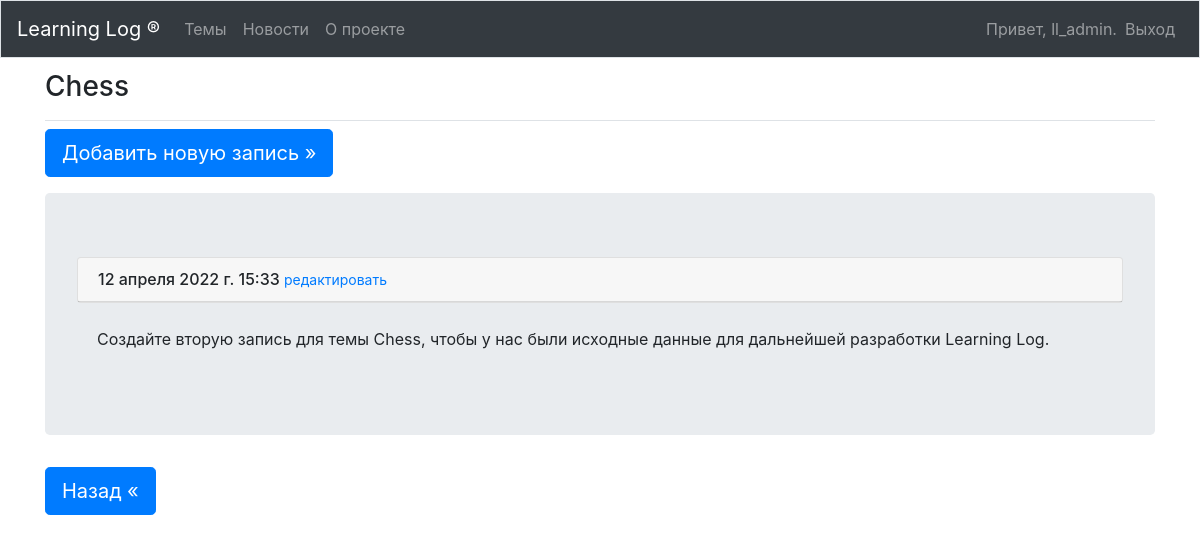
The page /topics/3/ (signed in) on the database its author committed.
### learning_logs/models.py (models this page shows, shortened)
class Topic(models.Model):
    text = models.CharField(max_length=200)
    date_added = models.DateTimeField(auto_now_add=True)
    owner = models.ForeignKey(User, on_delete=models.CASCADE)
    def __str__(self):
        return self.text

class Entry(models.Model):
    topic = models.ForeignKey(Topic, on_delete=models.CASCADE)
    text = models.TextField()
    date_added = models.DateTimeField(auto_now_add=True)
    class Meta:
        verbose_name_plural = 'entries'

### learning_logs/views.py (the view)
# urls.py: path('topics/<int:topic_id>/', views.topic, name='topic'),
@login_required
def topic(request, topic_id):
    topic = models.Topic.objects.get(id=topic_id)
    logic.check_topic_owner(request, topic)
    entries = topic.entry_set.order_by('-date_added')
    context = {'topic': topic, 'entries': entries}
    return render(request, 'learning_logs/topic.html', context)

### learning_logs/logic.py (called while the page is built)
def check_topic_owner(request, value):
    if value.owner != request.user:
        raise Http404

### learning_logs/templates/learning_logs/topic.html (shortened to what this page needs)
{% extends 'learning_logs/base.html' %}
{% block page_header %}
    <h3>{{ topic }}</h3>
{% endblock page_header %}
{% block content %}
    <p>
        <a class="btn btn-lg btn-primary" href="{% url 'learning_logs:new_entry' topic.id %}"
       role="button">Добавить новую запись &raquo;</a>
    </p>
    <div class='jumbotron'>
     {% for el in entries %}
        <div class="card mb-1">
           <h6 class="card-header">
               {{ el.date_added }}
               <small>
                   <a href="{% url 'learning_logs:edit_entry' el.id %}"> редактировать</a>
               </small>
           </h6>
        </div>
        <div class="card-body">
            {{ el.text }}
        </div>
     {% empty %}
        <div class="card-header">
            <h5>Записи еще не добавлены</h5>
        </div>
     {% endfor %}
    </div>
    <p>
        <a class="btn btn-lg btn-primary" href="{% url 'learning_logs:topics' %}"
       role="button">Назад &laquo;</a>
    </p>
{% endblock content %}

### learning_logs/templates/learning_logs/base.html (shortened to what this page needs)
{% load bootstrap4 %}
<!doctype html>
<html lang="ru">
 <head>
     {% bootstrap_css %}
 </head>
 <body>
    <nav class="navbar navbar-expand-md fixed-top navbar-dark position-fix bg-dark mb-4 border">
        <a class="navbar-brand" href="{% url 'learning_logs:index' %}">Learning Log &reg;
        </a>
        <div class="collapse navbar-collapse" id="navbarCollapse">
            <ul class="navbar-nav mr-auto">
                <li class="nav-item">
                    <a class="nav-link" href="{% url 'learning_logs:topics' %}">Темы</a>
                </li>
                <li class="nav-item">
                    <a class="nav-link" href="{% url 'learning_logs:articles' %}">Новости</a>
                </li>
                <li class="nav-item">
                    <a class="nav-link" href="{% url 'learning_logs:feedback' %}">О проекте</a>
                </li>
            </ul>
            <ul class="navbar-nav ml-auto">
                {% if user.is_authenticated %}
                  <li class="nav-item">
                      <span class="navbar-text">Привет, {{ user.username }}.</span>
                  </li>
                  <li class="nav-item">
                      <a class="nav-link" href="{% url 'users:logout' %}">Выход</a>
                  </li>
                {% endif %}
            </ul>
        </div>
  </nav>
  <main role="main" class="container" style="margin-top: 70px">
      <div class="pb-2 mb-2 border-bottom">
          {% block page_header %}{% endblock page_header %}
      </div>
      <div>
          {% block content %}{% endblock content %}
      </div>
  </main>
 </body>
</html>

### rows shown on the page
Topic: text "Chess"
Entry: date_added "12 апреля 2022 г. 15:33", text "Создайте вторую запись для темы Chess, чтобы у нас были исходные данные для дальнейшей разработки Learning Log."

### other values the page prints
{{ user.username }} "ll_admin"
